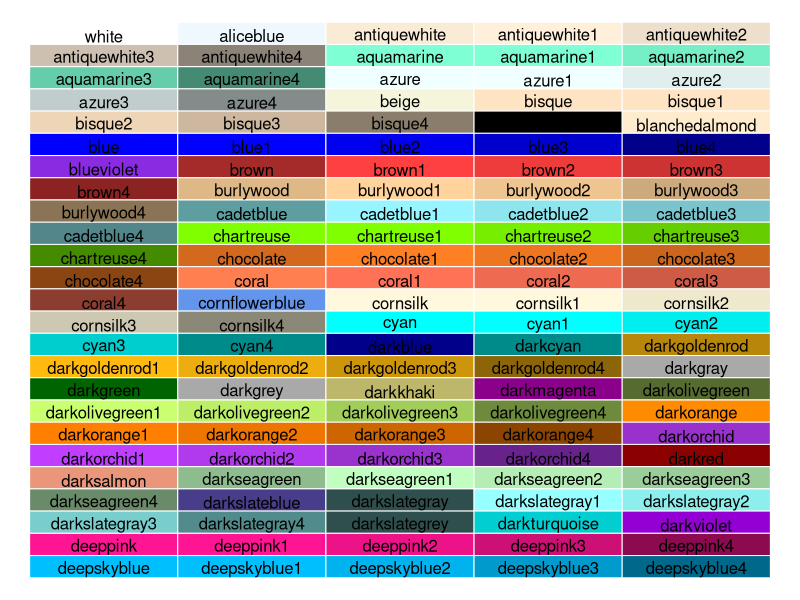

Write the R code that produced this figure.


# https://r-graph-gallery.com/42-colors-names.html


# No margin around chart
par(mar=c(0,0,0,0))

# Empty chart
plot(0, 0, type = "n", xlim = c(0, 1), ylim = c(0, 1), axes = FALSE, xlab = "", ylab = "")

# Settings
line <- 25
col <- 5

# Add color background
rect(  
  rep((0:(col - 1)/col),line) ,  
  sort(rep((0:(line - 1)/line),col),decreasing=T),   
  rep((1:col/col),line) , 
  sort(rep((1:line/line),col),decreasing=T),  
  border = "white" , 
  col=colors()[seq(1,line*col)])

# Color names
text(  
  rep((0:(col - 1)/col),line)+0.1 ,  
  sort(rep((0:(line - 1)/line),col),decreasing=T)+0.015 , 
  colors()[seq(1,line*col)]  , 
  cex=1)

  colors()
